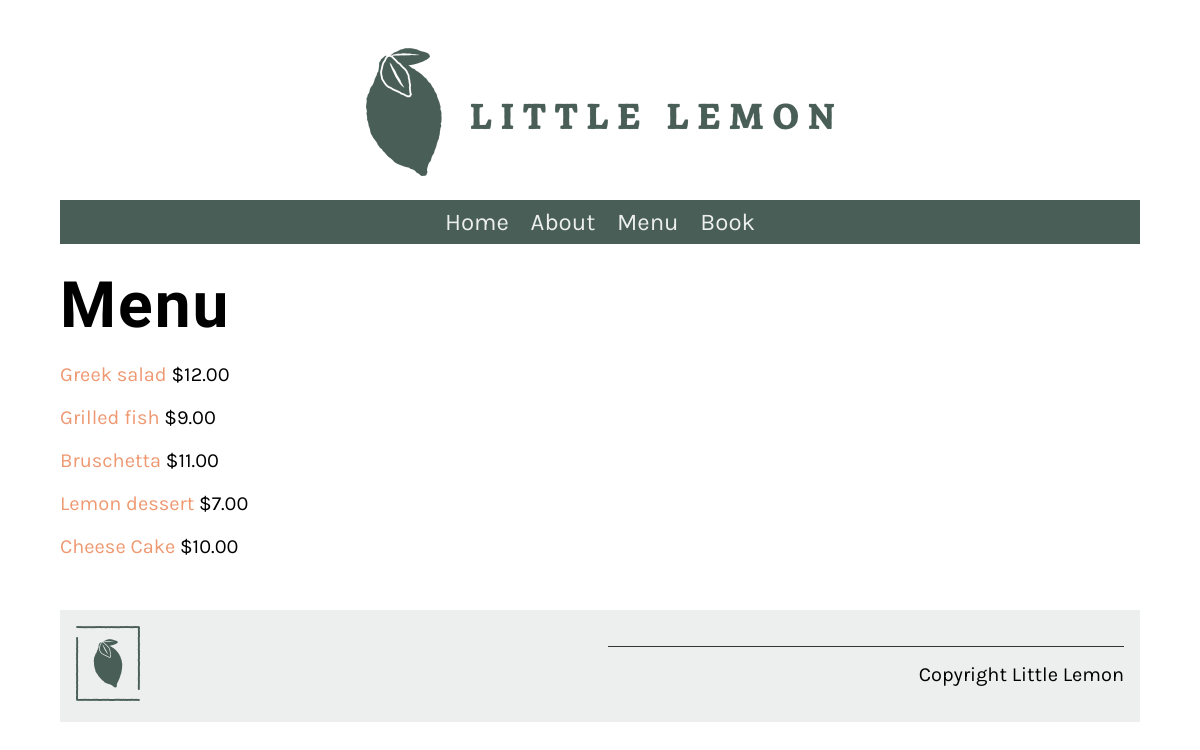
The page /menu/ on the database as committed earlier.
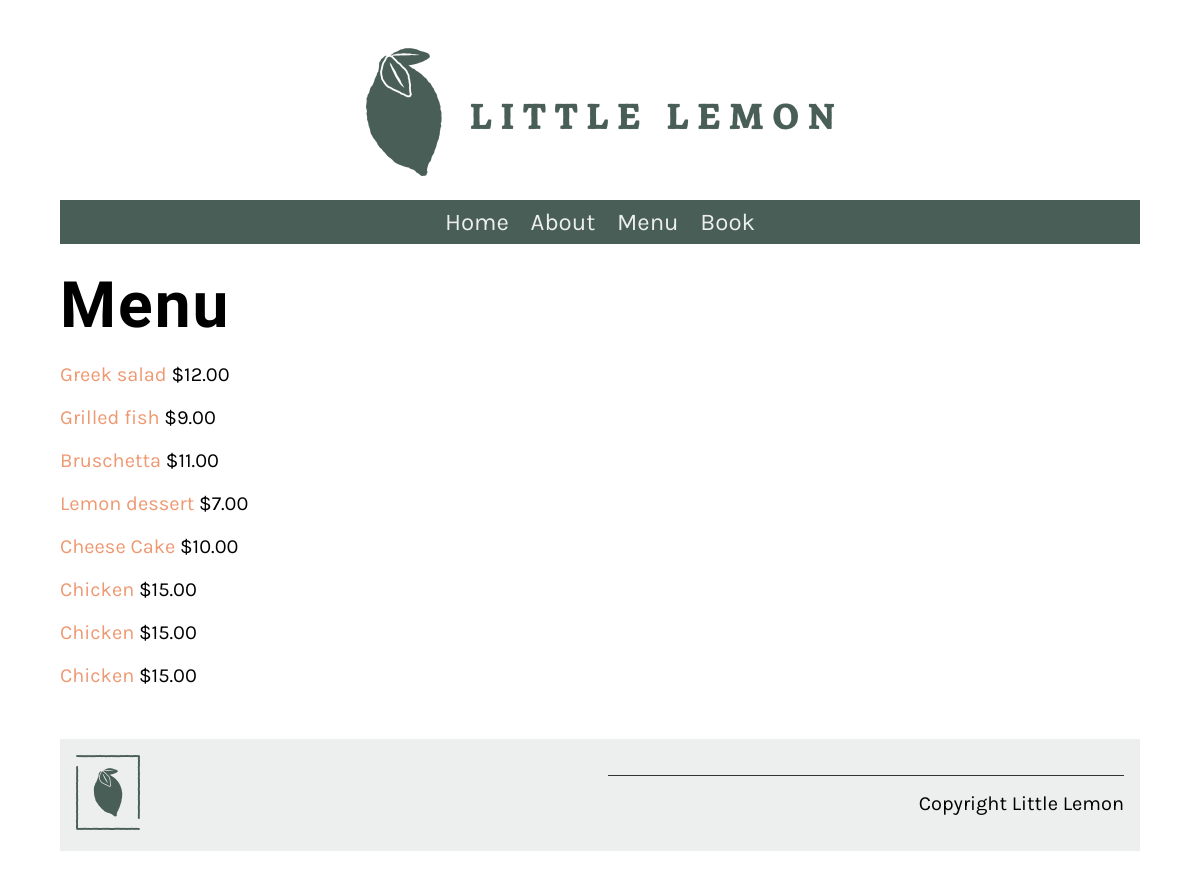
The same page on the database as committed later.
### app/models.py (models this page shows, shortened)
class Menu(models.Model):
    name = models.CharField(max_length=50)
    price = models.IntegerField()
    description = models.CharField(max_length=1000,default="African Dish")

### app/views.py (the view)
# urls.py: path("menu/",views.menu,name="menu"),
def menu(request):
    menu_items = Menu.objects.all()
    menu_items_dict = {"menu_items":menu_items}
    return render(request,"menu.html",menu_items_dict)

### templates/menu.html (shortened to what this page needs)
{% extends "base.html" %}
{% load static % }
{% block content %}
<h1>Menu</h1>
<div class="column">
    {% for item in menu_items %}
    <p>
        <a href="{% url 'menu_item' pk=item.pk %}">
            {{ item.name }}
        </a>
        <span class="menu_price">
            ${{ item.price }}.00
        </span>
    </p>
    {% endfor %}
</div>

Rows that differ between the two databases and show on the page:
added Menu: name "Chicken", price "15"
added Menu: name "Chicken", price "15"
added Menu: name "Chicken", price "15"
